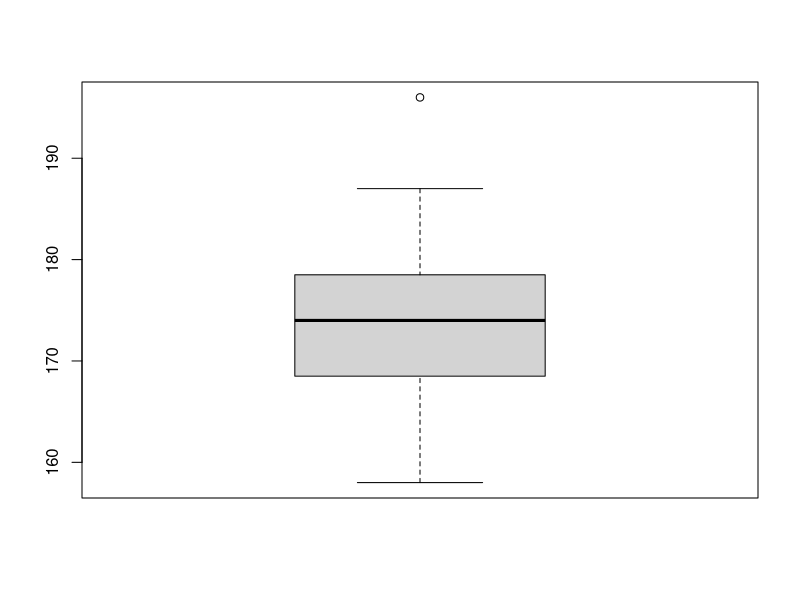

Write R code to recreate this figure.
#####
# 1

# a)
birds <- read.table(file = './Data/kiebitz.txt', sep = ',', header = T)

# b)
df_birds <- data.frame(birds[birds$Feld.Nr == 1411,])

# c)
df_birds[df_birds$Taetigkeit == 'fr', "Anzahl"]

# d)
sort(unique(birds$Feld.Nr[birds$Taetigkeit == 'ru']))

#####
# 2

fragen <- read.csv(file = "./Data/Fragebogen_ExpD_hs24.csv", header = T)

# a)
fragen <- fragen[,10:ncol(fragen)]

# b)
boxplot(fragen$Koerpergroesse)

# c)
abs(ecdf(fragen$Koerpergroesse)(180) - 1)

# d)
mad(fragen$Handspanne, na.rm = T)
sd(fragen$Handspanne, na.rm = T)

# e)
median(fragen$Sport[fragen$Haarfarbe %in% c("blond", "Blond")])
median(fragen$Sport[fragen$Haarfarbe %in% c("schwarz", "Schwarz")])
median(fragen$Sport[fragen$Haarfarbe %in% c("braun", "Braun")])

# f)
bedingung <- fragen$Alter < 24 & fragen$Schlafzimmer == "1. Stock" & +
  (fragen$Haarfarbe %in% c("braun", "Braun") | fragen$Anreisezeit.an.die.ZHAW >= 50 | fragen$Koerpergroesse > 180)
fragen[bedingung,]

# g)
max(fragen$Alter) - min(fragen$Alter)
IQR(fragen$Alter)
mad(fragen$Alter)
sd(fragen$Alter)

# h)
fragen$foot2height <- fragen$Schuhgrösse / fragen$Koerpergroesse
fragen$foot2height_cat[fragen$foot2height <= 0.236] <- 'klein'
fragen$foot2height_cat[fragen$foot2height > 0.236 & fragen$foot2height <= 0.243] <- 'mittel'
fragen$foot2height_cat[fragen$foot2height > 0.243] <- 'gross'
table(fragen$foot2height_cat)

# i)
fragen$ID <- 1:nrow(fragen)

# j)
install.packages("openxlsx", dependencies = T)
library(openxlsx)
write.xlsx(fragen, file = "./Data/Fragebogen_ExpD_hs24_processed.xlsx")





























